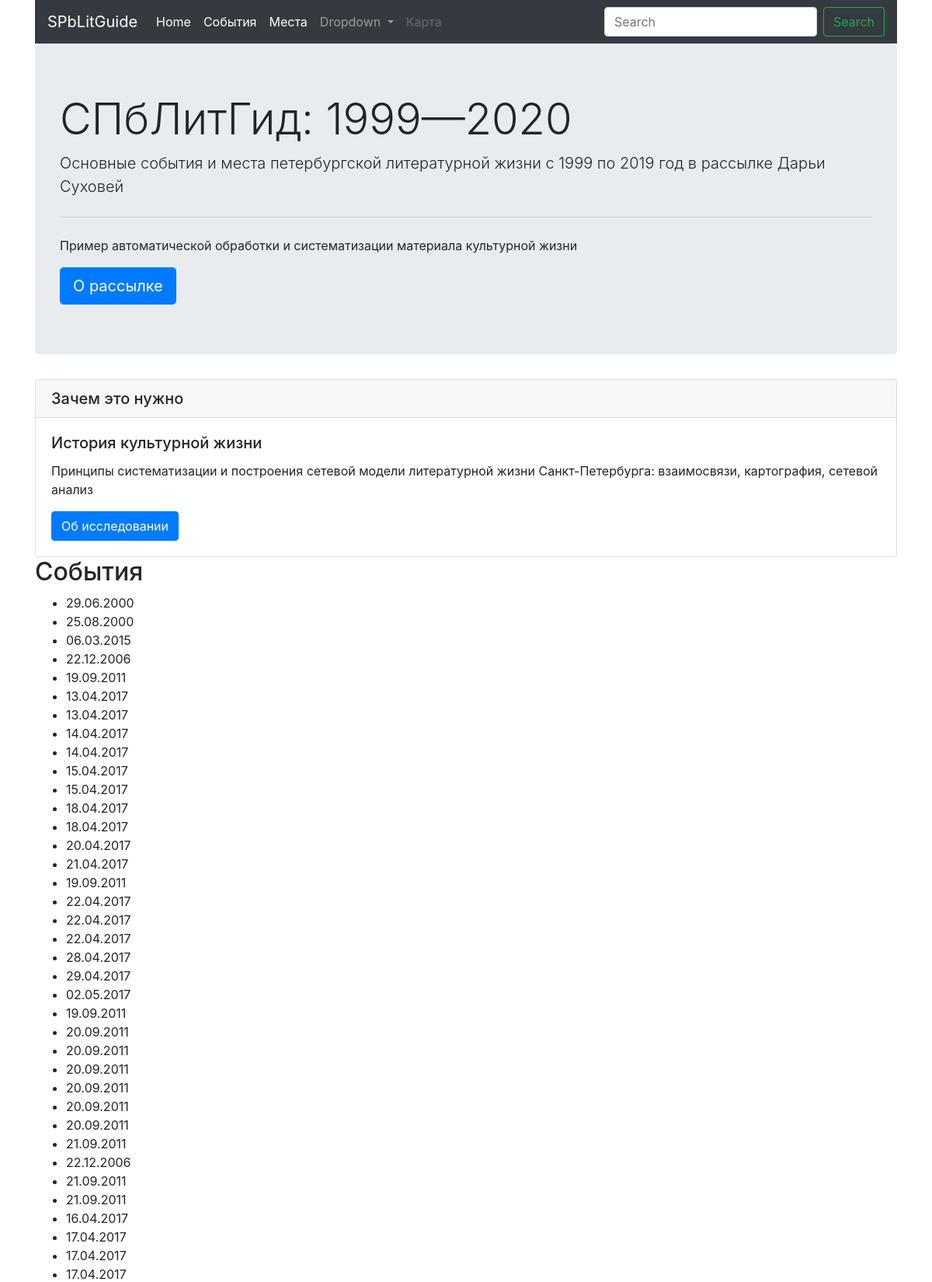
Screenshot of /event/ (upper part) with the database file from the repository.
### core/models.py (models this page shows, shortened)
class Event(models.Model):
	description = models.TextField()
	date = models.CharField(max_length=300, blank=True, null=True)
	place = models.ForeignKey(Place, on_delete=models.CASCADE, blank=True, null=True)
	adress = models.ForeignKey(Adress, on_delete=models.CASCADE, blank=True, null=True)
	people = models.ManyToManyField(Person, blank=True)
	class Meta:
		app_label = 'core'
		verbose_name = 'Event'

### core/views.py (the view)
# urls.py: path('event/', EventListView.as_view()),
class EventListView(ListView):
	model = Event

### core/templates/core/event_list.html
{% extends 'base.html' %}
{% block content %}
<h2>События</h2>
<ul>
	{% for event in object_list %}
	<li>{{ event.date }}</li>
	{% endfor %}
</ul>
{% endblock %}

### rows the page displays
Event: date "29.06.2000"
Event: date "25.08.2000"
Event: date "06.03.2015"
Event: date "22.12.2006"
Event: date "19.09.2011"
Event: date "13.04.2017"
Event: date "13.04.2017"
Event: date "14.04.2017"
Event: date "14.04.2017"
Event: date "15.04.2017"
Event: date "15.04.2017"
Event: date "18.04.2017"
Event: date "18.04.2017"
Event: date "20.04.2017"
Event: date "21.04.2017"
Event: date "19.09.2011"
Event: date "22.04.2017"
Event: date "22.04.2017"
Event: date "22.04.2017"
Event: date "28.04.2017"
Event: date "29.04.2017"
Event: date "02.05.2017"
Event: date "19.09.2011"
Event: date "20.09.2011"
Event: date "20.09.2011"
Event: date "20.09.2011"
Event: date "20.09.2011"
Event: date "20.09.2011"
Event: date "20.09.2011"
Event: date "21.09.2011"
Event: date "22.12.2006"
Event: date "21.09.2011"
Event: date "21.09.2011"
Event: date "16.04.2017"
Event: date "17.04.2017"
Event: date "17.04.2017"
Event: date "17.04.2017"
